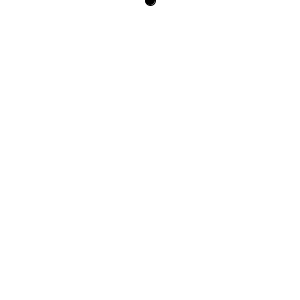
Frame 1 (no input)
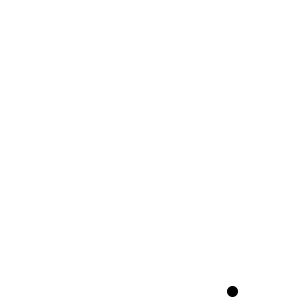
Frame 60 (the mouse pressed at the canvas centre just before this capture)
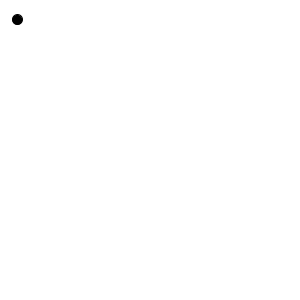
Frame 120 (the mouse held since frame 60 and released just before this capture)

The Processing sketch that drew these frames (run headless with seeded random() and noise(); from frame 60 on, the mouse is pressed at the canvas centre):

// Processing sketch: Bouncing_Ball_w_gravity
// ── Bouncing_Ball_w_gravity.pde
//ball position Values
float posX;
float posY;

//Assign initial speeds within a random range
float speedX = random(1,5);
float speedY = random(1,5);

//set ballsize
float ballWidth = 10;
float ballHeight = 10;

//definte acceleration
float gravity = .1;

void setup()
{
  size(300,300);
  
  //Set initial possition to the middle of the screen
  posX = width/2;
  posY = 0;
}

void draw()
{
  //Reset screen
  background(255);
  
  //Draw Ball
  fill(0);
  ellipse(posX,posY,ballWidth,ballHeight);
  
  
  //Move Ball based on speed
  posX += speedX;
  posY += speedY;
  
  speedY += gravity;
  
  //Change Direction when the ball hits an edge
  if((posX > width - ballWidth/2) || (posX < 0 + ballWidth/2))
  {
    speedX *= -1;
  }
  
  if(posY > height - ballHeight/2)
  {
    speedY *= -0.95;
  }
}
